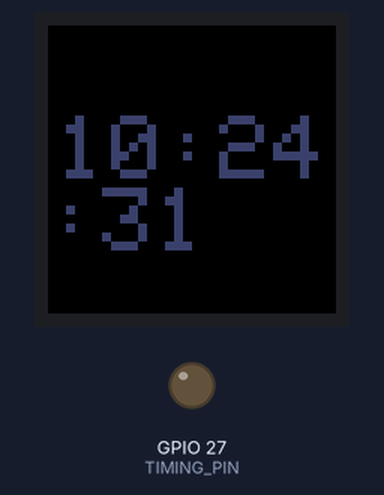
A sketch run on a simulated ESP32. Parts: 32×32 colour display, output pins drawn as LEDs (lit = HIGH). WiFi joins after 1.5 s; servers stay silent unless stated; the local clock reads 2024-03-15 10:24:30 at power-on unless the sketch sets it; random numbers use the default seed unless the sketch sets one; what the sketch prints to the serial monitor is not drawn.

Above: at 1.6 s.

The sketch:

display_only.ino
```cpp
#define TIMING_PIN 27

#include <Adafruit_GrayOLED.h>
#include <gfxfont.h>
#include <Adafruit_GFX.h>
#include <Adafruit_SPITFT.h>
#include <Adafruit_SPITFT_Macros.h>
#include <PxMatrix.h>
#include <WiFi.h>
#include <Arduino.h>
#include <FS.h>
#include <SPIFFS.h>

// Time API Setup
const char* ssid       = "DukeVisitor";
const char* password   = "";
const char* ntpServer = "pool.ntp.org";
const long  gmtOffset_sec = -18000; // Eastern Standard Time
const int   daylightOffset_sec = 3600; // observes daylight savings
char the_time[10];
volatile int minute;
volatile int hour;
volatile int second;

// ISR Flags
volatile bool updateDisplayFlag = false;

File audioFile;

// LED Matrix Display
#define P_LAT 22
#define P_A 19
#define P_B 23
#define P_C 18
#define P_D 5
#define P_OE 15
#define DAC_OUT 25
PxMATRIX display(32,32,P_LAT, P_OE,P_A,P_B,P_C,P_D);

#define RANDOM_PIN 34

// Time Setup
hw_timer_t *displayTimer = NULL;

portMUX_TYPE timerMux = portMUX_INITIALIZER_UNLOCKED;


uint16_t randomColor()
{
  return random(65535);
}

void IRAM_ATTR isr_display_updater()
{
  display.display(10);
}

void formatTime();

void setup()
{
  Serial.begin(115200);

  pinMode(TIMING_PIN, OUTPUT);

  // connect to WiFi
  Serial.printf("Connecting to %s ", ssid);
  WiFi.begin(ssid, password);
  while (WiFi.status() != WL_CONNECTED) {
      delay(500);
      Serial.print(".");
  }
  Serial.println(" CONNECTED");

  // Initialize Time API
  configTime(gmtOffset_sec, daylightOffset_sec, ntpServer);

  // initialize random seed to disconnected analog pin input
  pinMode(RANDOM_PIN, INPUT);
  randomSeed(analogRead(RANDOM_PIN));

  display.begin(16);
  display.flushDisplay();

  displayTimer = timerBegin(1000000);
  timerAttachInterrupt(displayTimer, &isr_display_updater);
  timerAlarm(displayTimer, 5000, true, 0);

  display.setTextColor(randomColor());
  display.setTextSize(1);

  struct tm timeinfo;
  if(!getLocalTime(&timeinfo)){
    Serial.println("Failed to obtain time");
    return;
  }

  // grab time from API
  minute = timeinfo.tm_min;
  hour = timeinfo.tm_hour % 12;
  if(hour == 0)
  {
    hour = 12;
  }
  second = timeinfo.tm_sec;

  formatTime();
  display.clearDisplay();
  display.print(the_time);

}

void loop()
{

}

void formatTime()
{
  if(second == 60)
  {
    second = 0;
    minute++;
    if(minute == 60)
    {
      minute = 0;
      hour++;
      if(hour == 13)
      {
        hour = 1;
      }
    }
  }

  // add leading zero for single digit minutes
  if(minute < 10)
  {
    sprintf(the_time, "%d:0%d:%d", hour, minute, second);
  }
  else
  {
    sprintf(the_time, "%d:%d:%d", hour, minute, second);
  }

  // adjust cursor based on hour digits
  if(hour > 9)
  {
    display.setCursor(1 , 10);
  }
  else
  {
    display.setCursor(5 , 10);
  }
}
```
